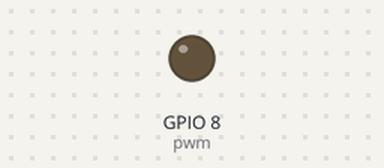
This program was run on a simulated ESP32 board running MicroPython. On the bench: output pins drawn as LEDs (lit = HIGH).

Above: at 0.15 s.
Timing chart, 0 to 1.6 s (numbered marks = the images above):
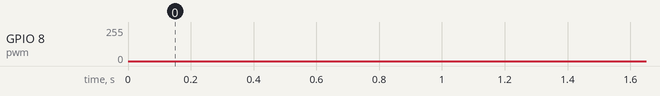

The program:

pwm_pulse.py
```python
# pwm_pulse.py
#
# Pulse an LED via PWM
#
# ESP32 C3 SuperMini

from machine import Pin, PWM
from time import sleep

pwm = PWM(Pin(8))   # Use the built-in blue LED
                    # 5 kHz base frequency by default

# Alternates:
# pwm = PWM(Pin(8), freq=5000, duty=0)
# pwm.init(freq=5000, duty=0)
# pwm.freq(5000)
# pwm.duty(0)

def pulse():

    while True:
        for i in range(1024):
            pwm.duty(i)
            sleep(0.001)
        for i in range(1023,0,-1):
            pwm.duty(i)
            sleep(0.001)
try:
    pulse()

except KeyboardInterrupt:
    pwm.deinit()       # Turn off the PWM
```
